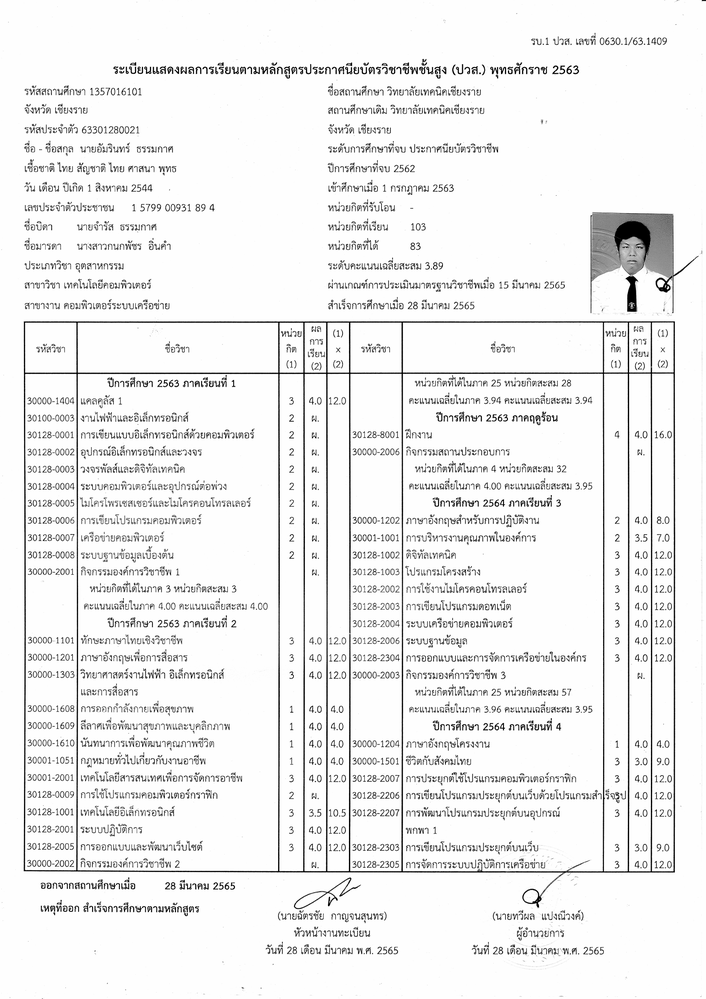
#> input picture django/ocr_project/media/img-3.png, 706 x 999 px, shrunk from 1653 x 2338 before the run, found by its file name
$ jupyter execute --allow-errors ocr_transcripts_V5.ipynb
#> lines starting #> are read from the running program, lines starting #| are printed output that depends on the picture; after the words box and inside, x2 and y2 are one past the last pixel; in counts of white or black regions, pixels touching at a corner belong together
## Configure tesseract

[cell 1]
import pytesseract
print(pytesseract.get_tesseract_version())
#> (this line was passed over: pytesseract is not available in this run)
pytesseract.pytesseract.tesseract_cmd = r'C:\\Program Files\\Tesseract-OCR\\tesseract.exe'

## โหลดรูปเบื้องต้น

[cell 2]
import cv2
from matplotlib import table
import numpy as np
import matplotlib.pyplot as plt
from pathlib import Path

output_folder = Path("../data/output_images/output_V5")
output_folder.mkdir(exist_ok=True)

image = cv2.imread("../data/test_images/transcript/img-3.png")
#> image is the input picture: shape (999, 706, 3); min 0, max 255, mean 238.5
if image is None:
    raise FileNotFoundError("ไม่พบไฟล์ภาพ กรุณาตรวจสอบเส้นทางของไฟล์")

# จำกัด noise
denoised = cv2.bilateralFilter(image, 50, 100, 100)
cv2.imwrite(f"{output_folder}/transcript_denoised.png", denoised)

gray_img = cv2.cvtColor(denoised, cv2.COLOR_BGR2GRAY)

# สำหรับภาพที่แสงสม่ำเสมอ
binary_mean = cv2.adaptiveThreshold(
    gray_img,
    maxValue=255,
    adaptiveMethod=cv2.ADAPTIVE_THRESH_MEAN_C,
    thresholdType=cv2.THRESH_BINARY_INV,
    blockSize=41,
    C=20
)
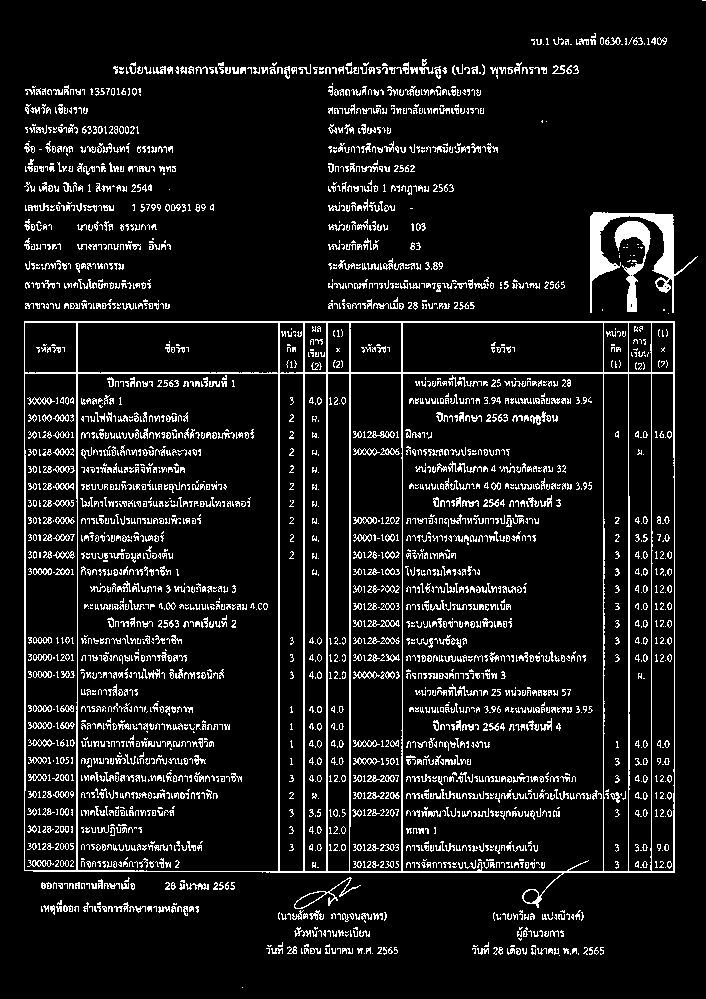
#> binary_mean: shape (999, 706); 9.4% white in thin lines or dots

# สำหรับภาพที่แสงไม่สม่ำเสมอ
binary_gaussian = cv2.adaptiveThreshold(
    gray_img,
    maxValue=255,
    adaptiveMethod=cv2.ADAPTIVE_THRESH_GAUSSIAN_C,
    thresholdType=cv2.THRESH_BINARY_INV,
    blockSize=41,
    C=20
)
#> binary_gaussian: shape (999, 706); 9.1% white in thin lines or dots

# ใช้ Otsu Thresholding
_, binary_otsu = cv2.threshold(gray_img, 0, 255, cv2.THRESH_BINARY_INV + cv2.THRESH_OTSU)
#> binary_otsu: shape (999, 706); 8.5% white in thin lines or dots

cv2.imwrite(f"{output_folder}/transcript.png", image)
cv2.imwrite(f"{output_folder}/transcript_gray.png", gray_img)
cv2.imwrite(f"{output_folder}/transcript_binary_g.png", binary_gaussian)
cv2.imwrite(f"{output_folder}/transcript_binary_m.png", binary_mean)
cv2.imwrite(f"{output_folder}/transcript_otsu.png", binary_otsu)
#> Out = True

## แยกตารางกับข้อมูลส่วนบน

[cell 3]
# แยกตาราง
original_img = image
num_labels, labels, stats, centroids = cv2.connectedComponentsWithStats(binary_gaussian, connectivity=8)
#> labels: shape (999, 706) int32; 2792 distinct labels, from 0 to 2791
#> num_labels = 2792; stats = 2792 rows, first 6: [0, 0, 706, 999, 640868], [702, 0, 4, 1, 4], [594, 33, 2, 2, 3], [553, 37, 6, 8, 17], [591, 36, 5, 2, 9], [600, 37, 4, 8, 18]; centroids = 2792 pairs, first value 25.25 to 703.5, second value 0 to 987
areas = [stat[4] for stat in stats]  # ดึงค่า area
#> areas = 2792 values, max 640868 at index 0, min 1 at index 16, mean 252.6
sorted_areas = sorted(areas, reverse=True)  # เรียงลำดับจากมากไปน้อย
#> sorted_areas = 2792 values, max 640868 at index 0, min 1 at index 2716, mean 252.6
second_max_area = sorted_areas[1]  # ค่าอันดับ 2
#> second_max_area = 13317
second_max_area_index = areas.index(second_max_area)  # หาตำแหน่งในลิสต์เดิม
#> second_max_area_index = 678

table_position = stats[second_max_area_index]
#> table_position = [24, 321, 651, 587, 13317]
x, y, w, h, area = table_position
#> x = 24; y = 321; w = 651; h = 587; area = 13317
table_img = binary_gaussian[y:y+h, x:x+w]
#> table_img: shape (587, 651); 12.5% white in thin lines or dots
cv2.imwrite(f"{output_folder}/table.png", table_img)

# แยกประวัติส่วนตัว
upper_part = binary_gaussian[:y, :]
#> upper_part: shape (321, 706); 6.4% white in thin lines or dots
upper_part_gray = gray_img[:y, :]
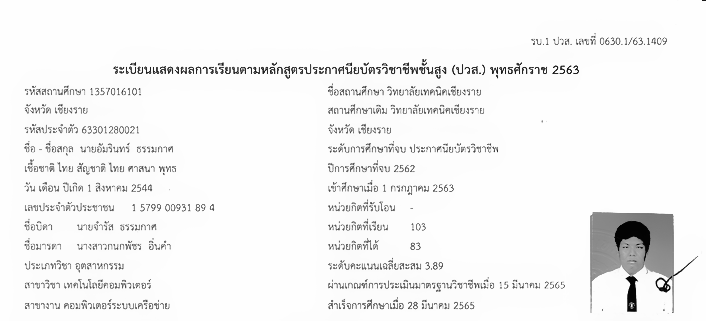
#> upper_part_gray: shape (321, 706); min 3, max 254, mean 243.3
upper_part_color = original_img[:y, :]
cv2.imwrite(f"{output_folder}/upper_part_color.png", upper_part_color)

# หารูปโปรไฟล์
num_labels, labels, stats, centroids = cv2.connectedComponentsWithStats(upper_part, connectivity=8)
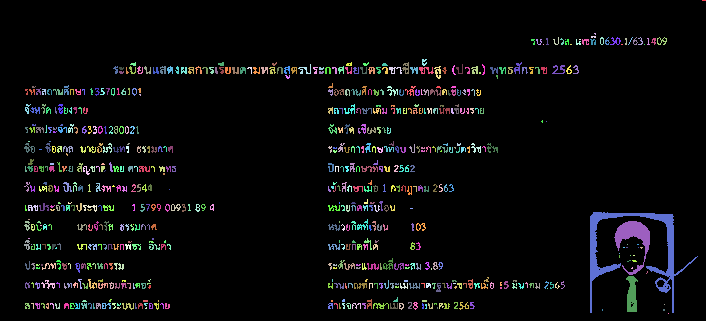
#> labels: shape (321, 706) int32; 678 distinct labels, from 0 to 677; one colour per label, 0 black
#> num_labels = 678; stats = 678 rows, first 6: [0, 0, 706, 321, 212161], [702, 0, 4, 1, 4], [594, 33, 2, 2, 3], [553, 37, 6, 8, 17], [591, 36, 5, 2, 9], [600, 37, 4, 8, 18]; centroids = 678 pairs, first value 25.25 to 703.5, second value 0 to 313
areas = [stat[4] for stat in stats]  # ดึงค่า area
#> areas = 678 values, max 212161 at index 0, min 1 at index 16, mean 334.3
sorted_areas = sorted(areas, reverse=True)  # เรียงลำดับจากมากไปน้อย
#> sorted_areas = 678 values, max 212161 at index 0, min 1 at index 662, mean 334.3
second_max_area = sorted_areas[1]  # ค่าอันดับ 2
#> second_max_area = 1768
second_max_area_index = areas.index(second_max_area)  # หาตำแหน่งในลิสต์เดิม
#> second_max_area_index = 414

profile_position = stats[second_max_area_index]
#> profile_position = [590, 212, 108, 101, 1768]
x, y, w, h, area = profile_position
#> x = 590; y = 212; w = 108; h = 101; area = 1768
profile_img = upper_part[y:y+h, x:x+w]
#> profile_img: shape (101, 108); 25.9% white; 20 white regions (17 under 20 px), largest, box (x1, y1, x2, y2) and area: (0, 0, 108, 101) 1768, (24, 9, 60, 63) 716, (36, 64, 48, 100) 301

# ประวัติส่วนตัวที่เอารูปโปรไฟล์ออก
personal_record = upper_part[:, :x-10]
#> personal_record: shape (321, 580); 6.1% white in thin lines or dots, all inside (x1, y1, x2, y2) = (24, 37, 580, 310)
personal_record_gray = upper_part_gray[:, :x-10]
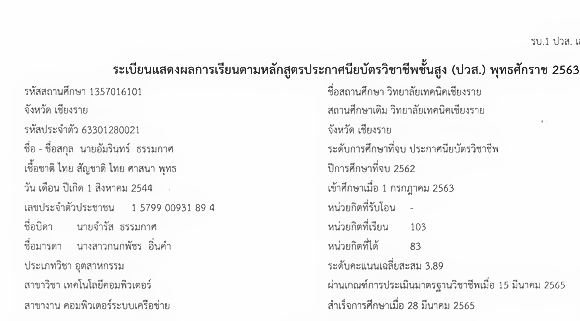
#> personal_record_gray: shape (321, 580); min 24, max 254, mean 245.3
cv2.imwrite(f"{output_folder}/personal_record.png", personal_record)
cv2.imwrite(f"{output_folder}/personal_record_gray.png", personal_record_gray)
#> Out = True
#> `lines_personal = cv2.dilate(personal_record, kernel, iterations=1)`: lines_personal: shape (321, 580); 45% white; 23 white regions, largest, box (x1, y1, x2, y2) and area: (74, 57, 580, 99) 13384, (289, 275, 580, 313) 8145, (0, 139, 216, 178) 7074

## จับกลุ่มข้อความใน record

[cell 4]
def detect_text_group(dilalated_image, binary_image):

    text_group_images = []
    # ใช้ Connected Component Analysis
    num_labels, labels, stats, centroids = cv2.connectedComponentsWithStats(dilalated_image, connectivity=8)
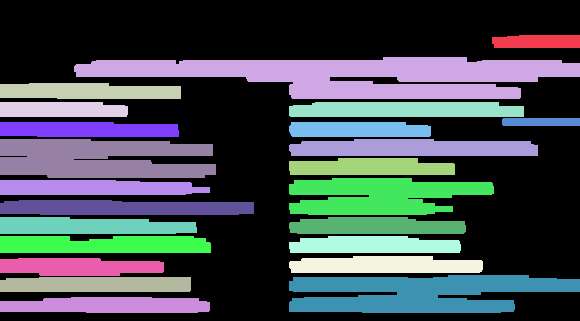
#> labels: shape (321, 580) int32; 24 distinct labels, from 0 to 23; one colour per label, 0 black
#> num_labels = 24; stats = 24 rows, first 6: [0, 0, 580, 321, 102473], [492, 35, 88, 13, 1094], [74, 57, 506, 42, 13384], [0, 83, 181, 16, 2594], [0, 102, 128, 15, 1840], [289, 102, 235, 15, 3348]; centroids = 24 rows, first 8: [308.5, 142.1], [537.1, 41.18], [354.4, 74.89], [87.67, 90.96], [61.23, 109.2], [405.3, 109.3], [540.6, 121.5], [86.88, 129.2]

    # กรองข้อมูล Background และจัดเรียงจากบนไปลงล่าง (ตามค่า y)
    char_stats = stats[1:]  # ข้าม Background (index 0)
#> char_stats = 23 rows, first 6: [492, 35, 88, 13, 1094], [74, 57, 506, 42, 13384], [0, 83, 181, 16, 2594], [0, 102, 128, 15, 1840], [289, 102, 235, 15, 3348], [502, 118, 78, 8, 622]
    #sorted_indices = np.argsort(char_stats[:, 1])  # จัดเรียงตามค่า y (คอลัมน์ที่ 1)
    #sorted_stats = char_stats[sorted_indices]

    sorted_indices = np.lexsort((char_stats[:, 0], char_stats[:, 1]))  # (x, y)
#> sorted_indices = 23 values from 0 to 22
    sorted_stats = char_stats[sorted_indices]
#> sorted_stats has the same summary as char_stats

    expand_ratio = 0.0  # อัตราส่วนการขยาย (0.5 คือ 50% ของขนาดเดิม)
    reduce_size = 0.00

    for idx, stats in enumerate(sorted_stats):  # เริ่มจาก 1 เพราะ 0 คือ background
        x, y, w, h, area = stats

        x_exp = int(x - (expand_ratio-reduce_size) * w)
        y_exp = int(y - (expand_ratio) * h)
        w_exp = int(w + 2 * (expand_ratio-reduce_size) * w)
        h_exp = int(h + 2 * (expand_ratio) * h)

        # ตรวจสอบไม่ให้เกินขอบภาพ
        x_exp = max(0, x_exp)
        y_exp = max(0, y_exp)
        w_exp = min(binary_image.shape[1] - x_exp, w_exp)
        h_exp = min(binary_image.shape[0] - y_exp, h_exp)

        if w >= 90 and h >= 20:  # ปรับค่าขนาดขั้นต่ำและสูงสุดตามต้องการ
            cca_img = binary_image[y_exp:y_exp+h_exp, x_exp:x_exp+w_exp]
            text_group_images.append(cca_img)
            cv2.imwrite(f"{output_folder}/personal_record/cca_{idx}.jpg", cca_img)
            cv2.rectangle(image, (x_exp, y_exp), (x_exp + w_exp, y_exp + h_exp), (0, 255, 0), 1)
#> this loop made 23 passes
#> (x, y, w, h, area, x_exp, y_exp, w_exp) on passes 1 to 12: (492, 35, 88, 13, 1094, 492, 35, 88), (74, 57, 506, 42, 13384, 74, 57, 506), (0, 83, 181, 16, 2594, 0, 83, 181), (0, 102, 128, 15, 1840, 0, 102, 128), (289, 102, 235, 15, 3348, 289, 102, 235), (502, 118, 78, 8, 622, 502, 118, 78), (0, 122, 179, 15, 2512, 0, 122, 179), (289, 122, 142, 15, 2035, 289, 122, 142), (0, 139, 216, 39, 7074, 0, 139, 216), (289, 139, 249, 17, 3823, 289, 139, 249), (289, 158, 166, 17, 2485, 289, 158, 166), (289, 178, 205, 37, 5706, 289, 178, 205)
#> after the loop, text_group_images = 4 items

    return text_group_images

kernel = np.ones((6, 80), np.uint8)
lines_personal = cv2.dilate(personal_record, kernel, iterations=1)
cv2.imwrite(f"{output_folder}/personal_record/find_lines.png", lines_personal)

text_group_personal_images = detect_text_group(lines_personal, personal_record)
#> text_group_personal_images = 4 items

[cell 5]
custom_config = r'--oem 3 --psm 7'  # ใช้ OCR Engine Mode และ Page Segmentation Mode ที่เหมาะสม

record_text_box = []
#> (the rest of this cell did not finish here and is left out)

## แบ่งส่วนตาราง

[cell 6]
def table_cell_detection(table_img):
    # ใช้ Morphological Operations เพื่อตรวจจับเส้น
    #แนวนอน (Rows)
    horizontal_kernel = cv2.getStructuringElement(cv2.MORPH_RECT, (25, 1))
    horizontal_lines = cv2.morphologyEx(table_img, cv2.MORPH_OPEN, horizontal_kernel)
#> horizontal_lines: shape (587, 651); 0.92% white; 3 white regions, box (x1, y1, x2, y2) and area: (0, 0, 651, 2) 1302, (0, 549, 651, 552) 1144, (0, 51, 651, 53) 1053

    #แนวตั้ง (Columns)
    vertical_kernel = cv2.getStructuringElement(cv2.MORPH_RECT, (1, 25))
#> vertical_kernel = 25 values from 1 to 1
    vertical_lines = cv2.morphologyEx(table_img, cv2.MORPH_OPEN, vertical_kernel)
#> vertical_lines: shape (587, 651); 2.4% white in thin lines or dots

    # รวมเส้น
    table_structure = cv2.add(horizontal_lines, vertical_lines)
#> table_structure: shape (587, 651); 3.3% white in thin lines or dots

    # Combine lines
    combined_lines = cv2.addWeighted(horizontal_lines, 0.5, vertical_lines, 0.5, 0)

    # Dilate to connect broken lines
    kernel = cv2.getStructuringElement(cv2.MORPH_RECT, (3, 3))
#> kernel = [[1, 1, 1], [1, 1, 1], [1, 1, 1]]
    dilated_lines = cv2.dilate(combined_lines, kernel, iterations=1)
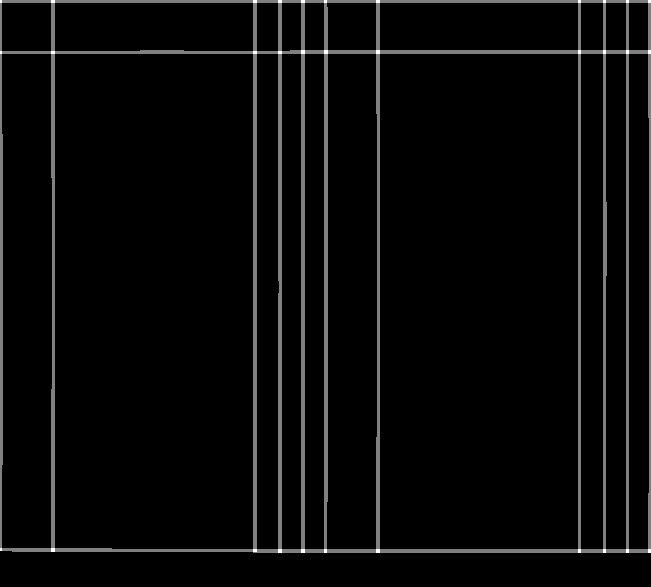
#> dilated_lines: shape (587, 651); min 0, max 255, mean 9.1

   # [6 lines of commented-out code are left out]
    contours, _ = cv2.findContours(dilated_lines, cv2.RETR_TREE, cv2.CHAIN_APPROX_SIMPLE)
#> contours = 21 contours; largest, box (x1, y1, x2, y2) and area: (0, 0, 651, 553) 358536, (379, 53, 579, 550) 98702, (54, 53, 254, 550) 98644, (326, 53, 378, 550) 24672, (1, 53, 53, 549) 24628

    return contours

table_cell_contours = table_cell_detection(table_img)
#> table_cell_contours has the same summary as contours in table_cell_detection

# ฟังก์ชันสำหรับดึงค่า y (แนวตั้ง) สำหรับการจัดเรียงตามแถว
def get_y_position(contour):
    x, y, w, h = cv2.boundingRect(contour)
#> x = 0; y = 0; w = 651; h = 553
    return y

# ฟังก์ชันสำหรับดึงค่า x (แนวนอน) สำหรับการจัดเรียงตามคอลัมน์
def get_x_position(cell):
    x, y, w, h = cell
    return x

# จัดเรียง contours ตามตำแหน่ง y (แนวตั้ง) เพื่อแยกแถว
sorted_contours = sorted(table_cell_contours, key=get_y_position)
#> sorted_contours has the same summary as contours in table_cell_detection

# แยกแถว
rows = []
current_row = []
previous_y = -1
for ctr in sorted_contours:
    x, y, w, h = cv2.boundingRect(ctr)
    if(w < 30 and h < 30):
        continue
    if previous_y == -1 or abs(y - previous_y) < 10:  # Same row threshold
        current_row.append((x, y, w, h))
    else:
        # จัดเรียงคอลัมน์ในแถวปัจจุบันตามตำแหน่ง x
        rows.append(sorted(current_row, key=get_x_position))
        current_row = [(x, y, w, h)]
    previous_y = y
#> this loop made 21 passes
#> (current_row, previous_y) on pass 12: ([(628, 53, 22, 497)], 53)
#> previous_y on passes 1 to 6: 0, 2, 2, 2, 2, 2
#> after the loop, rows = [[(0, 0, 651, 553), (1, 2, 51, 50), (54, 2, 200, 50), (256, 2, 23, 50), (281, 2, 21, 50), (304, 2, 21, 49), (326, 2, 51, 49), (379, 2, 200, 49), (580, 2, 24, 49), (605, 2, 22, 49), (628, 2, 21, 49)]]

# เพิ่มแถวสุดท้าย
if current_row:
    rows.append(sorted(current_row, key=get_x_position))

cell_images = []
for row_index, row in enumerate(rows[1:2]):
    for col_index, cell in enumerate(row):
        x, y, w, h = cell
        #cell_image = table_img[y:y+h, x:x+w]
        cell_img = table_img[y+4:y+h-4, x+4:x+w-4]

        # ตัดขอบออก 5%
        #margin_x = int(w * 0.05)  # คำนวณขอบ 2% ของความกว้าง
        #margin_y = int(h * 0.02)  # คำนวณขอบ 2% ของความสูง
        #cropped_cell_image = cell_image[margin_y:h-margin_y, margin_x:w-margin_x]

        cell_images.append(cell_img)
        print(col_index)
        cv2.imwrite(f"{output_folder}/table/Row_{row_index}_Col_{col_index}.png", cell_img)
#> this loop made 1 pass
#> row_index on pass 1: 0
#| 0
#| 1
#| 2
#| 3
#| 4
#| 5
#| 6
#| 7
#| 8
#| 9
#> pass 1, `cv2.imwrite(f"{output_folder}/table/Row_{row_index}_Col_{col_index}.pn..`:
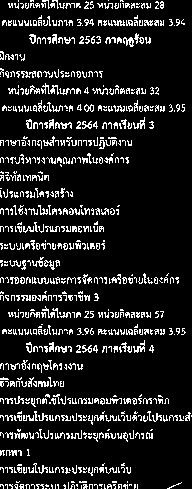
#> saved as Row_0_Col_6.png: shape (489, 192); 12.2% white in thin lines or dots
#> after the loop, cell_images = 10 items

### จับกลุ่มข้อความในตาราง

[cell 7]
def detect_text_group_in_cell(dilalated_image, binary_image):
    rgb_image = cv2.cvtColor(binary_image, cv2.COLOR_GRAY2RGB)

    text_group_images = []
    # ใช้ Connected Component Analysis
    num_labels, labels, stats, centroids = cv2.connectedComponentsWithStats(dilalated_image, connectivity=8)

    # กรองข้อมูล Background และจัดเรียงจากซ้ายไปขวา (ตามค่า x)
    char_stats = stats[1:]  # ข้าม Background (index 0)
    sorted_indices = np.argsort(char_stats[:, 1])  # จัดเรียงตามค่า x (คอลัมน์ที่ 0)
    sorted_stats = char_stats[sorted_indices]

    expand_ratio = 0.0  # อัตราส่วนการขยาย (0.5 คือ 50% ของขนาดเดิม)
    reduce_size = 0.00

    for idx, stats in enumerate(sorted_stats):  # เริ่มจาก 1 เพราะ 0 คือ background
        x, y, w, h, area = stats
        #print("  area :", area)

        x_exp = int(x - (expand_ratio-reduce_size) * w)
        y_exp = int(y - (expand_ratio) * h)
        w_exp = int(w + 2 * (expand_ratio-reduce_size) * w)
        h_exp = int(h + 2 * (expand_ratio) * h)

        # ตรวจสอบไม่ให้เกินขอบภาพ
        x_exp = max(0, x_exp)
        y_exp = max(0, y_exp)
        w_exp = min(binary_image.shape[1] - x_exp, w_exp)
        h_exp = min(binary_image.shape[0] - y_exp, h_exp)

        if area >= 100:  # ปรับค่าขนาดขั้นต่ำและสูงสุดตามต้องการ
            cca_img = binary_image[y_exp:y_exp+h_exp, x_exp:x_exp+w_exp]
            text_group_images.append(cca_img)
            #cv2.imwrite(f"{output_folder}/table/cca_{idx}.jpg", cca_img)
            cv2.rectangle(rgb_image, (x_exp, y_exp), (x_exp + w_exp, y_exp + h_exp), (0, 255, 0), 1)

    return text_group_images, rgb_image

cell_text_group_images = []
for idx, cell_img in enumerate(cell_images):
    kernel = np.ones((5, 15), np.uint8)
    lines_cell = cv2.dilate(cell_img, kernel, iterations=1)
    cv2.imwrite(f"{output_folder}/table/text_group/cell_{idx}.png", lines_cell)
    print("cell_img :", idx)
    text_group_cells, cca_img = detect_text_group_in_cell(lines_cell, cell_img)
    cv2.imwrite(f"{output_folder}/table/text_group/cca_{idx}.jpg", cca_img)
    cell_text_group_images.append(text_group_cells)
#> this loop made 10 passes
#> num_labels in detect_text_group_in_cell on passes 1, 2, 3, 4, 6, 7, 8, 9, 10: 25, 24, 23, 25, 20, 28, 18, 20, 18
#> (num_labels in detect_text_group_in_cell, sorted_indices in detect_text_group_in_cell) on pass 5: (13, [0, 1, 2, 3, 4, 5, 6, 7, 8, 9, 10, 11])
#| cell_img : 0
#| cell_img : 1
#| cell_img : 2
#| cell_img : 3
#| cell_img : 4
#| cell_img : 5
#| cell_img : 6
#| cell_img : 7
#> (further printed lines are left out)
#> pass 1, in detect_text_group_in_cell, `num_labels, labels, stats, centroids = cv2.connectedComponentsWithStat..`:
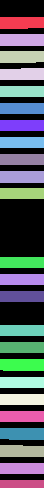
#> labels: shape (488, 44) int32; 25 distinct labels, from 0 to 24; one colour per label, 0 black
#> pass 1, `text_group_cells, cca_img = detect_text_group_in_cell(lines_cell, cell..`:
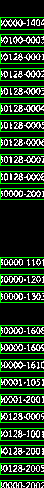
#> cca_img: shape (488, 44, 3); mean B, G, R 38.4, 65.9, 38.4
#> after the loop, cell_text_group_images = 10 items

### จับข้อความย่อยในกลุ่มข้อความของ cell ตาราง

[cell 8]
def detect_text_in_group(binary_image):
    kernel = np.ones((6, 6), np.uint8)
    dummy_image = cv2.dilate(binary_image, kernel, iterations=3)

    '''
    plt.figure(figsize=(5,5))
    plt.imshow(dummy_image, cmap="gray")
    plt.title(f"sub text")
    plt.show()
    '''

    sub_text_images = []
    # ใช้ Connected Component Analysis
    num_labels, labels, stats, centroids = cv2.connectedComponentsWithStats(dummy_image, connectivity=8)

    # กรองข้อมูล Background และจัดเรียงจากซ้ายไปขวา (ตามค่า x)
    char_stats = stats[1:]  # ข้าม Background (index 0)
    sorted_indices = np.argsort(char_stats[:, 0])  # จัดเรียงตามค่า x (คอลัมน์ที่ 0)
    sorted_stats = char_stats[sorted_indices]

    expand_ratio = 0.0  # อัตราส่วนการขยาย (0.5 คือ 50% ของขนาดเดิม)
    reduce_size = 0.00
    #for idx, i in enumerate(range(1, num_labels)):  # เริ่มจาก 1 เพราะ 0 คือ background
    for idx, stats in enumerate(sorted_stats):
        #x, y, w, h, area = stats[i]
        x, y, w, h, area = stats
        x_exp = int(x - (expand_ratio-reduce_size) * w)
        y_exp = int(y - (expand_ratio) * h)
        w_exp = int(w + 2 * (expand_ratio-reduce_size) * w)
        h_exp = int(h + 2 * (expand_ratio) * h)

        # ตรวจสอบไม่ให้เกินขอบภาพ
        x_exp = max(0, x_exp)
        y_exp = max(0, y_exp)
        w_exp = min(binary_image.shape[1] - x_exp, w_exp)
        h_exp = min(binary_image.shape[0] - y_exp, h_exp)

        cca_img = binary_image[y_exp:y_exp+h_exp, x_exp:x_exp+w_exp]
        sub_text_images.append(cca_img)
        #cv2.imwrite(f"../data/output_images/output/text_sub/cca_{idx}.jpg", cca_img)
        #cv2.rectangle(image, (x_exp, y_exp), (x_exp + w_exp, y_exp + h_exp), (0, 255, 0), 1)

    return sub_text_images

cell_text_group_sub_images = []
for idx_cell, cell in enumerate(cell_text_group_images):
    #print("cell ที่ :", idx_cell+1)

    sub_text_cell_images = []
    for idx_text, text_img in enumerate(cell):
        #print("  ข้อความที่ :", idx_text+1)
        sub_text_cell_images.append(detect_text_in_group(text_img))

    cell_text_group_sub_images.append(sub_text_cell_images)
#> this loop made 10 passes
#> pass 2, in detect_text_in_group (call 30), `dummy_image = cv2.dilate(binary_image, kernel, iterations=3)`:
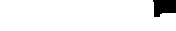
#> dummy_image: shape (31, 176); 94.2% white; 1 black region, box (x1, y1, x2, y2) and area: (153, 0, 176, 17) 314

### จับตัวอักษร

[cell 9]
custom_config = r'--oem 3 --psm 7'
def predict_text_in_cell(text_group_sub_images):
    text_box = []
    for idx_group, text_group in enumerate(text_group_sub_images):
        for idx_sub, sub_text in enumerate(text_group):
            #plt.figure(figsize=(2, 2))
            #plt.imshow(sub_text, cmap="gray")
            #plt.title(f"dilated_lines")
            text = pytesseract.image_to_string(sub_text, config=custom_config, lang='tha')
            text_cleaned = text.replace("\n", "")  # ลบ \n ออก
            text_box.append(text_cleaned)
#> this loop made 1 pass
            #print(text_cleaned)

    return text_box

cell_subject_code = cell_text_group_sub_images[0]
cell_subject_name = cell_text_group_sub_images[1]
cell_credit = cell_text_group_sub_images[2]
cell_academic_results = cell_text_group_sub_images[3]
cell_subject_code_2 = cell_text_group_sub_images[5]
cell_subject_name_2 = cell_text_group_sub_images[6]
cell_credit_2 = cell_text_group_sub_images[7]
cell_academic_results_2 = cell_text_group_sub_images[8]

#> (the rest of this cell did not finish here and is left out)
